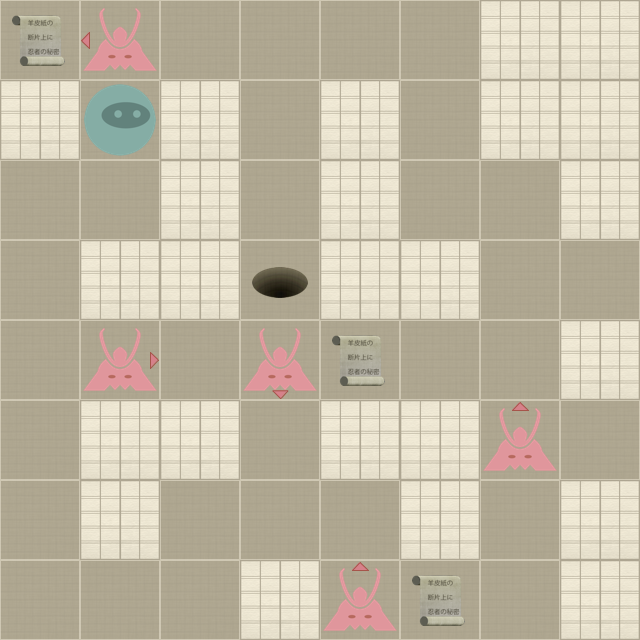

Below is a game level as drawn by its tile map, then a one-line description and the .tmx that defines it (tile-layer data replaced by summaries):
An orthogonal 8x8 tile map with 80x80 px tiles, 2 tile layers (Level, Actors).

<map version="1.0" orientation="orthogonal" width="8" height="8" tilewidth="80" tileheight="80">
 <properties>
  <property name="moves" value="12" />
 </properties>
 <tileset firstgid="1" name="tiles" tilewidth="80" tileheight="80" spacing="2" margin="2">
  <image source="tiles-ipad.png" width="512" height="512" />
  <tile id="0">
   <properties>
    <property name="actor" value="exit" />
   </properties>
  </tile>
  <tile id="2">
   <properties>
    <property name="actor" value="guard" />
    <property name="direction" value="down" />
   </properties>
  </tile>
  <tile id="3">
   <properties>
    <property name="actor" value="guard" />
    <property name="direction" value="left" />
   </properties>
  </tile>
  <tile id="4">
   <properties>
    <property name="actor" value="guard" />
    <property name="direction" value="right" />
   </properties>
  </tile>
  <tile id="5">
   <properties>
    <property name="actor" value="guard" />
    <property name="direction" value="up" />
   </properties>
  </tile>
  <tile id="7">
   <properties>
    <property name="actor" value="player" />
   </properties>
  </tile>
  <tile id="8">
   <properties>
    <property name="actor" value="scroll" />
   </properties>
  </tile>
  <tile id="9">
   <properties>
    <property name="wall" value="1" />
   </properties>
  </tile>
 </tileset>
 <layer name="Level" width="8" height="8">
  <data>[64 cells, 64 non-empty, 2 distinct tile ids]</data>
 </layer>
 <layer name="Actors" width="8" height="8">
  <data>[64 cells, 10 non-empty, 7 distinct tile ids]</data>
 </layer>
</map>
